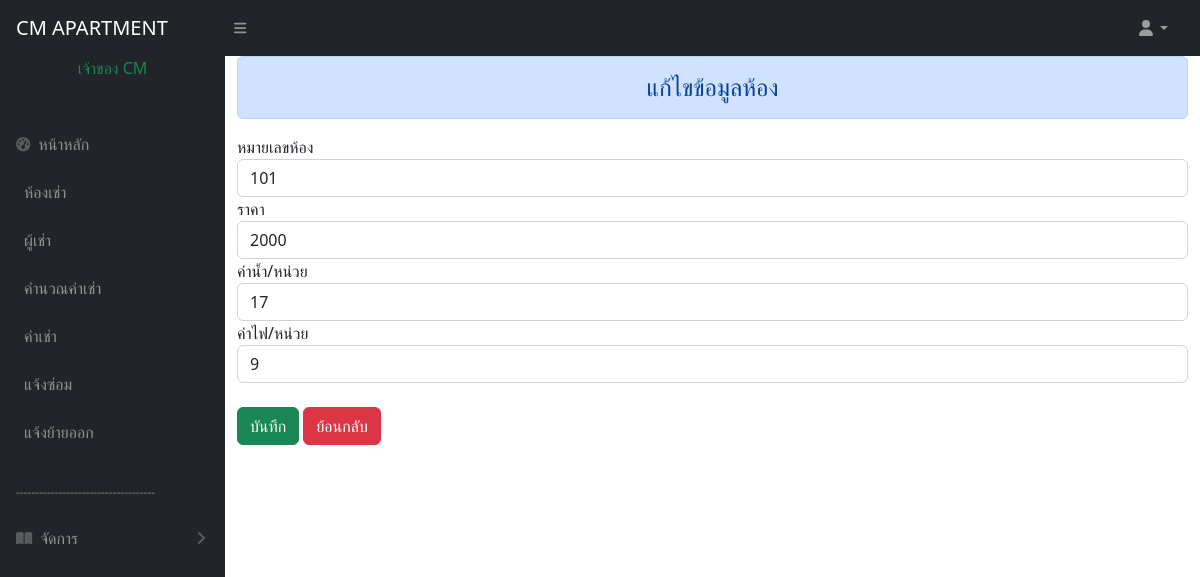
The app's page /edit_room.php?id=101 (signed in) with its own data.
### tables this page shows
CREATE TABLE `room` (
  `id_room` int(11) NOT NULL,
  `floor` int(11) NOT NULL,
  `water` double NOT NULL,
  `elec` double NOT NULL,
  `crash` varchar(50) NOT NULL,
  `status` int(11) NOT NULL,
  `water_no` int(11) NOT NULL DEFAULT 0,
  `electric_no` int(11) NOT NULL DEFAULT 0
);

### edit_room.php (the view, shortened to what this page needs)
<?php
include 'condb.php';
$id = $_GET['id'];
$sql = "SELECT * FROM room WHERE id_room='$id'";
$result = mysqli_query($conn, $sql);
$row = mysqli_fetch_array($result);
?>
<!DOCTYPE html>
<html lang="en">
<head>
    <link href="https://cdn.jsdelivr.net/npm/simple-datatables@7.1.2/dist/style.min.css" rel="stylesheet" />
    <link href="css/styles.css" rel="stylesheet" />
</head>
<body class="sb-nav-fixed">
    <?php include 'menu.php'; ?>
    <div id="layoutSidenav_content">
        <main>
            <div class="container-md">
                <div class="row">
                    <br>
                    <center>
                        <div class="alert alert-primary h4" role="alert">
                            แก้ไขข้อมูลห้อง
                        </div>
                    </center>
                    <form method="POST" action="update_room.php">
                        หมายเลขห้อง<input type="number" name="nroom" maxlength="3" class="form-control" readonly value=<?= $row['id_room'] ?>>
                        ราคา<input type="number" name="nprice" class="form-control" value=<?= $row['crash'] ?>>
                        ค่าน้ำ/หน่วย<input type="number" name="nw" maxlength="10" class="form-control" value=<?= $row['water'] ?>>
                        ค่าไฟ/หน่วย<input type="number" name="ne" maxlength="10" class="form-control" value=<?= $row['elec'] ?>><br>
                        <input type="submit" value="บันทึก" class="btn btn-success">
                        <a href="showroom.php" class="btn btn-danger">ย้อนกลับ</a>
                    </form>
                </div>
        </main>
    </div>
    </div>
</body>
</html>

### records on screen
room: nroom "101", nprice "2000", nw "17", ne "9"

### other values on screen
$_SESSION["firtsname"] "เจ้าของ"
$_SESSION["lastname"] "CM"
